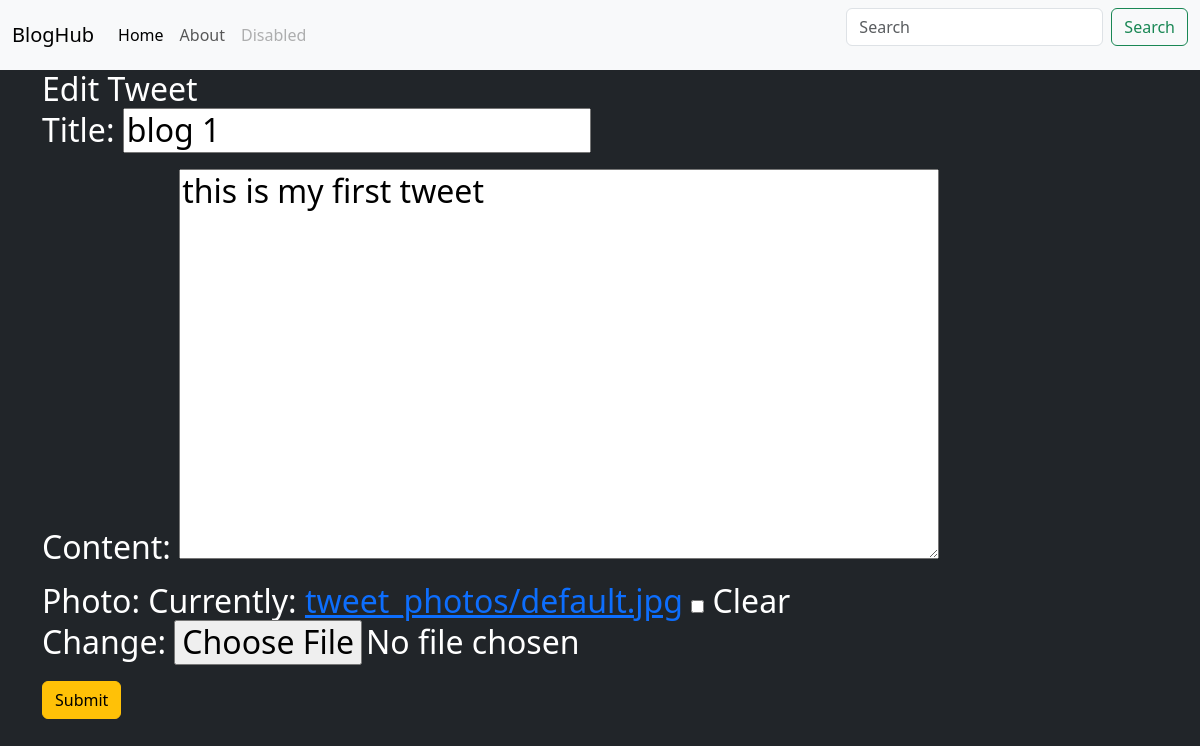
/tweet/edit/1/ (signed in), run on an earlier commit of the app's database.
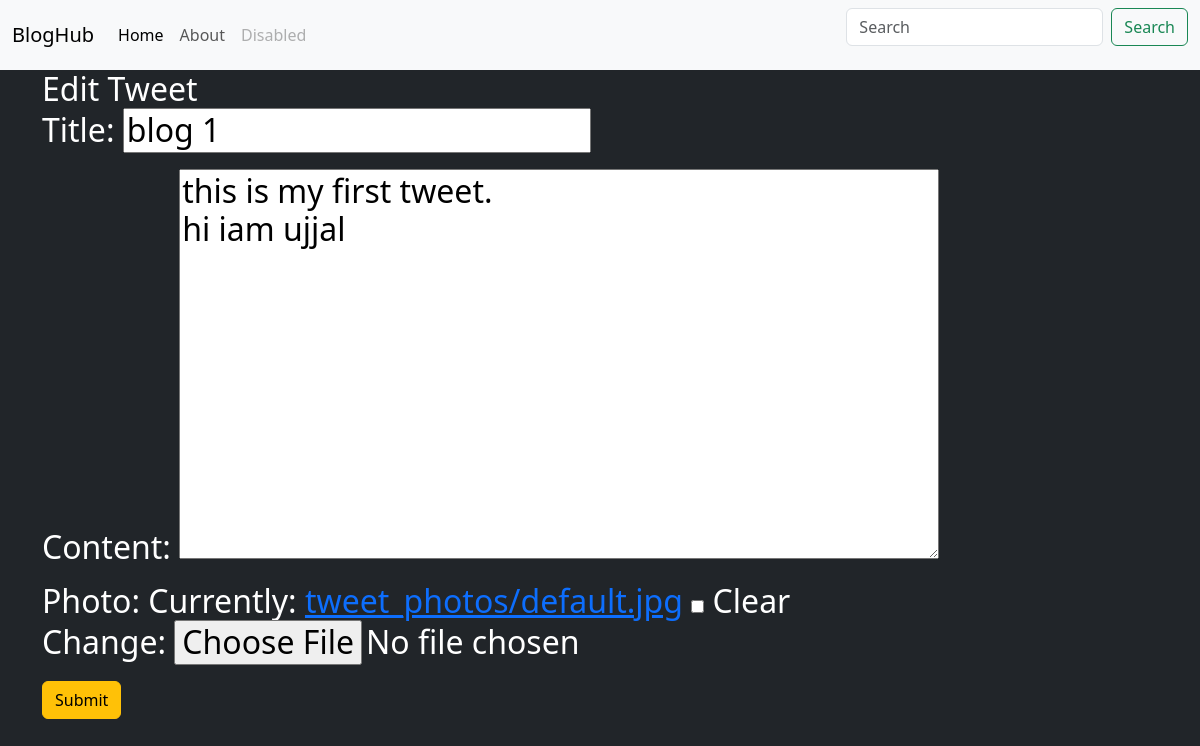
And on a later commit of the database.
### tweet/models.py (models this page shows, shortened)
class Tweet(models.Model):
    user = models.ForeignKey(User, on_delete=models.CASCADE)
    title = models.CharField(max_length=200)
    content = models.TextField()
    photo = models.ImageField(upload_to='tweet_photos/', blank=True, null=True)
    created_at = models.DateTimeField(auto_now_add=True)
    updated_at = models.DateTimeField(auto_now=True)

### tweet/views.py (the view)
# urls.py: path('edit/<int:tweet_id>/', views.update_tweet, name="edit-tweet"),
def update_tweet(request, tweet_id):
    tweet= get_object_or_404(Tweet, pk=tweet_id, user=request.user)
    if request.method == 'POST':
        form = TweetForm(request.POST, request.FILES, instance=tweet)
        if form.is_valid():
            tweet = form.save(commit=False)
            form.save()
            return redirect('tweet_list')
    else:
        form = TweetForm(instance=tweet)
    return render(request, 'tweet_form.html', {'form': form})

### tweet/forms.py
class TweetForm(forms.ModelForm):
    class Meta:
        model = Tweet
        fields = ['title', 'content', 'photo']

### tweet/templates/tweet_form.html (shortened to what this page needs)
{% extends "layout.html" %}
{% block content %}
    <h2>
        {% if form.instance.pk %}
            Edit Tweet
        {% else %}
            Create Tweet
        {% endif %}
        <form method="POST" enctype="multipart/form-data" class="form">
            {{ form.as_p }}
            <button class="btn btn-warning" type="submit">Submit</button>
        </form>
    </h2>
{% endblock %}

What changed in the data, as far as the page shows it:
changed Tweet "blog 1": content "this is my first tweet" → "this is my first tweet. hi iam ujjal"
